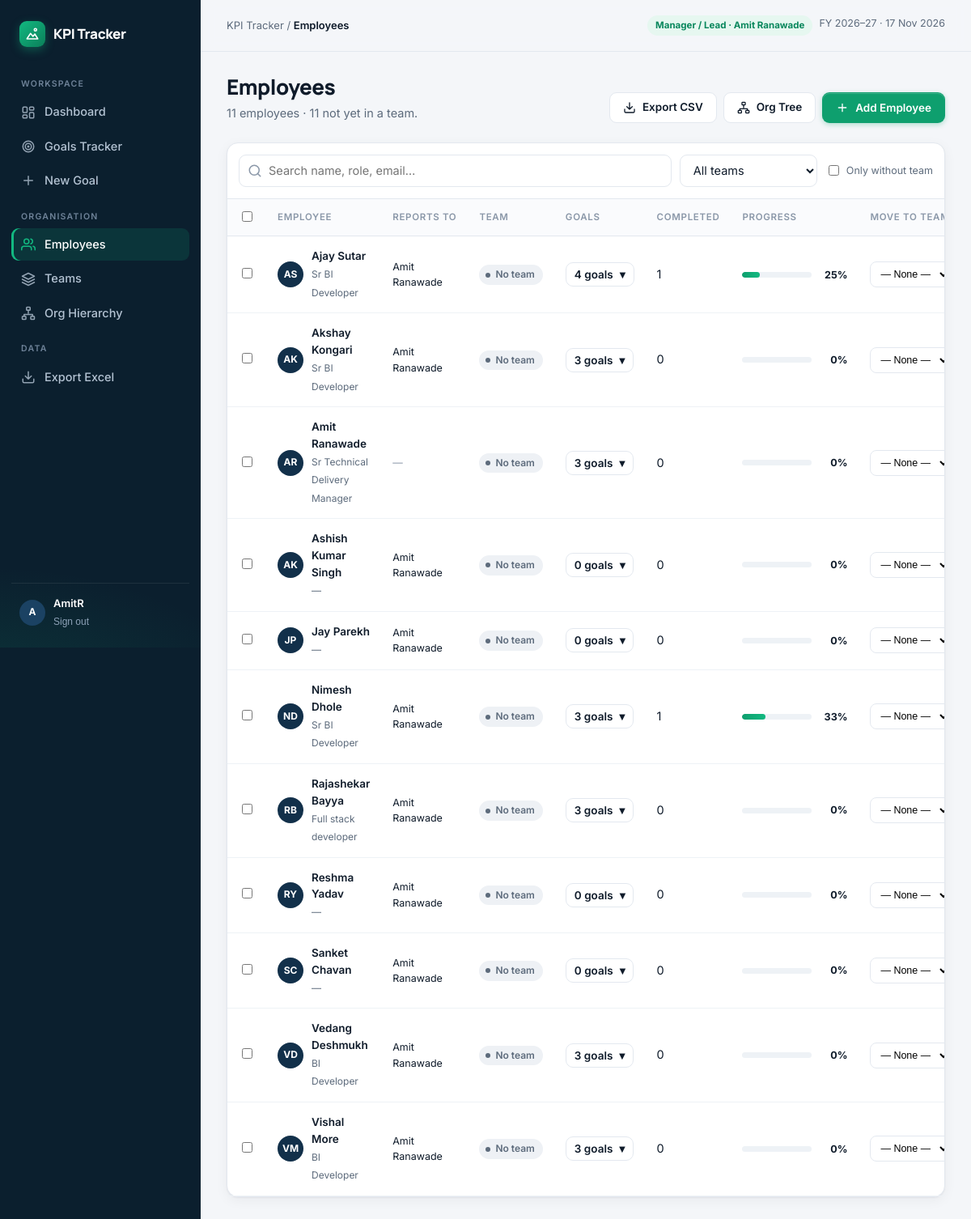
The app's page /people/ (signed in) with its own data.
### goals/models.py (models this page shows)
class TeamMember(models.Model):
    name = models.CharField(max_length=120, unique=True)
    role = models.CharField(max_length=120, blank=True)
    email = models.EmailField(blank=True)
    team = models.ForeignKey(Team, null=True, blank=True, on_delete=models.SET_NULL, related_name="members")
    joined = models.DateField(null=True, blank=True)
    manager = models.ForeignKey("self", null=True, blank=True, on_delete=models.SET_NULL, related_name="reports",
                                verbose_name="Reports to (Manager / Project Lead)")
    user = models.OneToOneField(settings.AUTH_USER_MODEL, null=True, blank=True, on_delete=models.SET_NULL,
                                related_name="member", verbose_name="Login account")
    def subtree_ids(self):
        ids, frontier = {self.pk}, [self.pk]
        while frontier:
            frontier = [i for i in TeamMember.objects.filter(manager_id__in=frontier).values_list("pk", flat=True) if i not in ids]
            ids.update(frontier)
        return ids
    @property
    def is_manager(self):
        return self.reports.exists() or self.led_goals.exists()
    def get_absolute_url(self):
        return reverse("member_detail", args=[self.pk])
    def goal_stats(self):
        mg = [g for g in self.goals.all() if g.title]
        return {"count": len(mg), "complete": sum(g.status == "Complete" for g in mg),
                "progress": round(sum(g.progress for g in mg) / len(mg)) if mg else 0}
    class Meta:
        ordering = ["name"]
    def __str__(self):
        return self.name
    @property
    def initials(self):
        return "".join(w[0] for w in self.name.split()[:2]).upper()

### goals/views_team.py (the view)
# urls.py: path("people/", vt.people, name="people"),
@login_required
def people(request):
    qs = visible_members(request.user)
    q, team, unassigned = request.GET.get("q", ""), request.GET.get("team", ""), request.GET.get("unassigned")
    if q:
        qs = qs.filter(Q(name__icontains=q) | Q(role__icontains=q) | Q(email__icontains=q))
    if team:
        qs = qs.filter(team_id=team)
    if unassigned:
        qs = qs.filter(team__isnull=True)
    me = getattr(request.user, "member", None)
    form = MemberForm(request.POST or None, user=request.user,
                      initial={"team": team or (me.team_id if me else None), "manager": me})
    if request.method == "POST" and form.is_valid():
        m = form.save()
        messages.success(request, f"{m.name} added{' to ' + m.team.name if m.team else ''}.")
        return redirect(request.get_full_path())
    rows = _stats_rows(qs)
    return render(request, "goals/people.html", {
        "rows": rows, "form": form, "teams": Team.objects.all(), "open_modal": request.method == "POST",
        "f": {"q": q, "team": team, "unassigned": unassigned},
        "statuses": [c[0] for c in Goal.STATUS_CHOICES],
        "free_goals": visible_goals(request.user).filter(member__isnull=True).exclude(title=""),
        "total": visible_members(request.user).count(), "unassigned_count": visible_members(request.user).filter(team__isnull=True).count(),
    })

### goals/access.py (called while the page is built)
def member_of(user):
    return getattr(user, "member", None) if user.is_authenticated else None

def scope_ids(user):
    if user.is_superuser:
        return None
    m = member_of(user)
    return m.subtree_ids() if m else set()

def role_of(user):
    if user.is_superuser:
        return "Super User"
    m = member_of(user)
    if m and m.is_manager:
        return "Manager / Lead"
    return "Employee" if m else "No access"

def visible_goals(user, qs=None):
    qs = Goal.objects.all() if qs is None else qs
    ids = scope_ids(user)
    if ids is None:
        return qs
    return qs.filter(Q(member_id__in=ids) | Q(project_lead_id__in=ids))

def visible_members(user, qs=None):
    qs = TeamMember.objects.all() if qs is None else qs
    ids = scope_ids(user)
    return qs if ids is None else qs.filter(pk__in=ids)

def access(request):
    u = request.user
    return {"user_role": role_of(u) if u.is_authenticated else "", "me": member_of(u)}

### goals/models.py (called while the page is built)
    def get_absolute_url(self):
        return reverse("goal_detail", args=[self.pk])

    def _latest(self, kind):
        vals = [getattr(self, f"{q}_{kind}") for q in QUARTERS]
        vals = [float(v) for v in vals if v is not None]
        return vals[-1] if vals else 0.0

    @property
    def total_actual(self):
        return self._latest("actual")

    @property
    def progress(self):
        if self.status == "Complete":
            return 100
        return min(round(self.total_actual), 100)

    @property
    def status_class(self):
        return {"Complete": "complete", "On Track": "ontrack", "Slow": "slow",
                "At Risk": "risk"}.get(self.status, "notstarted")

### goals/views_team.py (called while the page is built)
def _stats_rows(qs):
    return [{"m": m, **m.goal_stats()} for m in qs.select_related("team").prefetch_related("goals")]

### goals/templates/goals/people.html (shortened to what this page needs)
{% extends "base.html" %}
{% block title %}Employees{% endblock %}{% block crumb %}Employees{% endblock %}
{% block content %}
<div class="page-head">
  <div><h1>Employees</h1><p>{{ total }} employees · {{ unassigned_count }} not yet in a team.</p></div>
  <div class="actions">
    <a class="btn btn-ghost" data-noload href="{% url 'people_export' %}">{% include "icons.html" with i="download" %}Export CSV</a>
    <a class="btn btn-ghost" href="{% url 'teams' %}">{% include "icons.html" with i="tree" %}Org Tree</a>
    <button class="btn btn-primary" data-open="addMember">{% include "icons.html" with i="plus" %}Add Employee</button>
  </div>
</div>
<form method="post" action="{% url 'assign_team' %}" id="bulkForm">{% csrf_token %}<input type="hidden" name="next" value="{{ request.get_full_path }}">
<div class="card">
  <div class="filters">
    <div class="search">{% include "icons.html" with i="search" %}<input class="input" form="filterForm" name="q" value="{{ f.q }}" placeholder="Search name, role, email…"></div>
    <select class="input" form="filterForm" name="team" onchange="this.form.submit()"><option value="">All teams</option></select>
    <label class="small muted" style="display:flex;gap:6px;align-items:center"><input type="checkbox" form="filterForm" name="unassigned" value="1" {% if f.unassigned %}checked{% endif %} onchange="this.form.submit()">Only without team</label>
  </div>
  <div class="tbl-wrap"><table class="tbl">
    <thead><tr><th style="width:36px"><input type="checkbox" id="selAll"></th><th>Employee</th><th>Reports to</th><th>Team</th><th>Goals</th><th>Completed</th><th style="width:180px">Progress</th><th>Move to team</th><th></th></tr></thead>
    <tbody>{% for r in rows %}<tr>
      <td><input type="checkbox" name="member" value="{{ r.m.pk }}" class="sel"></td>
      <td><a href="{{ r.m.get_absolute_url }}" class="who"><span class="avatar" {% if r.m.team %}style="background:{{ r.m.team.color }}"{% endif %}>{{ r.m.initials }}</span><div><b>{{ r.m.name }}</b><span>{{ r.m.role|default:"—" }}</span></div></a></td>
      <td class="small">{% if r.m.manager %}<a href="{{ r.m.manager.get_absolute_url }}">{{ r.m.manager.name }}</a>{% else %}<span class="faint">—</span>{% endif %}</td>
      <td>{% if r.m.team %}<a href="{{ r.m.team.get_absolute_url }}" class="team-tag"><i style="background:{{ r.m.team.color }}"></i>{{ r.m.team.name }}</a>{% else %}<span class="pill notstarted">No team</span>{% endif %}</td>
      <td><button type="button" class="btn btn-ghost" style="height:30px;padding:0 10px" onclick="toggleGoals({{ r.m.pk }},this)">{{ r.count }} goal{{ r.count|pluralize }} <span class="chev">▾</span></button></td><td>{{ r.complete }}</td>
      <td><div class="prog"><div class="bar"><i style="width:{{ r.progress }}%"></i></div><b>{{ r.progress }}%</b></div></td>
      <td><select class="inline-sel" data-member="{{ r.m.pk }}" onchange="assignOne(this)"><option value="">— None —</option></select></td>
    </tr>
      {% empty %}<tr><td colspan="9"><div class="empty-state">No employees found.</div></td></tr>{% endfor %}</tbody>
  </table></div>
</div>
</form>
{% endblock %}

### templates/base.html (shortened to what this page needs)
{% load static %}<!doctype html>
<html lang="en">
<head>
<link rel="stylesheet" href="{% static 'goals/app.css' %}">
</head>
<body class="{% block bodyclass %}{% endblock %}">
{% block body %}
{% with u=request.resolver_match.url_name %}
<div class="shell">
  <aside class="side">
    <a href="{% url 'landing' %}" class="logo"><span class="logo-mark">{% include "icons.html" with i="logo" %}</span>KPI Tracker</a>
    <div class="nav-label">Workspace</div>
    <nav class="nav">
      <a href="{% url 'dashboard' %}" class="{% if u == 'dashboard' %}on{% endif %}">{% include "icons.html" with i="dash" %}Dashboard</a>
      <a href="{% url 'goal_list' %}" class="{% if u == 'goal_list' or u == 'goal_detail' or u == 'goal_edit' %}on{% endif %}">{% include "icons.html" with i="target" %}Goals Tracker</a>
      <a href="{% url 'goal_create' %}" class="{% if u == 'goal_create' %}on{% endif %}">{% include "icons.html" with i="plus" %}New Goal</a>
    </nav>
    <div class="nav-label">Organisation</div>
    <nav class="nav">
      <a href="{% url 'people' %}" class="{% if u == 'people' or u == 'member_detail' or u == 'member_edit' %}on{% endif %}">{% include "icons.html" with i="team" %}Employees</a>
      <a href="{% url 'teams' %}" class="{% if u == 'teams' or u == 'team_detail' or u == 'team_edit' %}on{% endif %}">{% include "icons.html" with i="layers" %}Teams</a>
      <a href="{% url 'org' %}" class="{% if u == 'org' %}on{% endif %}">{% include "icons.html" with i="tree" %}Org Hierarchy</a>
    </nav>
    <div class="nav-label">Data</div>
    <nav class="nav">
      <a href="{% url 'export' %}" data-noload>{% include "icons.html" with i="download" %}Export Excel</a>
    </nav>
    <div class="side-foot">
      <span class="avatar">{{ user.username|first|upper }}</span>
      <div style="flex:1;min-width:0"><div style="color:#fff;font-weight:600;font-size:13px">{{ user.get_full_name|default:user.username }}</div>
        <form method="post" action="{% url 'logout' %}">{% csrf_token %}<button>Sign out</button></form></div>
    </div>
  </aside>
  <main class="main">
    <div class="topbar"><div class="crumb">KPI Tracker / <b>{% block crumb %}{% endblock %}</b></div>
      <div class="actions"><span class="role-badge {% if user.is_superuser %}su{% elif user_role == 'Employee' %}emp{% endif %}">{{ user_role }}{% if me and not user.is_superuser %} · {{ me.name }}{% endif %}</span><span class="small muted">FY 2026–27 · {% now "d M Y" %}</span></div></div>
    <div class="content">
      {% block content %}{% endblock %}
    </div>
  </main>
</div>
{% endwith %}
{% endblock %}
</body>
</html>

### records on screen
TeamMember: name "Amit Ranawade", m.initials "AR", m.name "Amit Ranawade", m.role "Sr Technical Delivery Manager", shows "No team", count "3", complete "0", progress "0"
TeamMember: m.initials "AS", m.name "Ajay Sutar", m.role "Sr BI Developer", m.manager.name "Amit Ranawade", shows "No team", count "4", complete "1", progress "25"
TeamMember: m.initials "AK", m.name "Akshay Kongari", m.role "Sr BI Developer", m.manager.name "Amit Ranawade", shows "No team", count "3", complete "0", progress "0"
TeamMember: m.initials "AK", m.name "Ashish Kumar Singh", m.role "—", m.manager.name "Amit Ranawade", shows "No team", count "0", complete "0", progress "0"
TeamMember: m.initials "JP", m.name "Jay Parekh", m.role "—", m.manager.name "Amit Ranawade", shows "No team", count "0", complete "0", progress "0"
TeamMember: m.initials "ND", m.name "Nimesh Dhole", m.role "Sr BI Developer", m.manager.name "Amit Ranawade", shows "No team", count "3", complete "1", progress "33"
TeamMember: m.initials "RB", m.name "Rajashekar Bayya", m.role "Full stack developer", m.manager.name "Amit Ranawade", shows "No team", count "3", complete "0", progress "0"
TeamMember: m.initials "RY", m.name "Reshma Yadav", m.role "—", m.manager.name "Amit Ranawade", shows "No team", count "0", complete "0", progress "0"
TeamMember: m.initials "SC", m.name "Sanket Chavan", m.role "—", m.manager.name "Amit Ranawade", shows "No team", count "0", complete "0", progress "0"
TeamMember: m.initials "VD", m.name "Vedang Deshmukh", m.role "BI Developer", m.manager.name "Amit Ranawade", shows "No team", count "3", complete "0", progress "0"
TeamMember: m.initials "VM", m.name "Vishal More", m.role "BI Developer", m.manager.name "Amit Ranawade", shows "No team", count "3", complete "0", progress "0"

### other values on screen
{{ user.username|first|upper }} "A"
{{ user.get_full_name|default:user.username }} "AmitR"
{{ user_role }} "Manager / Lead"
{{ total }} "11"
{{ unassigned_count }} "11"
